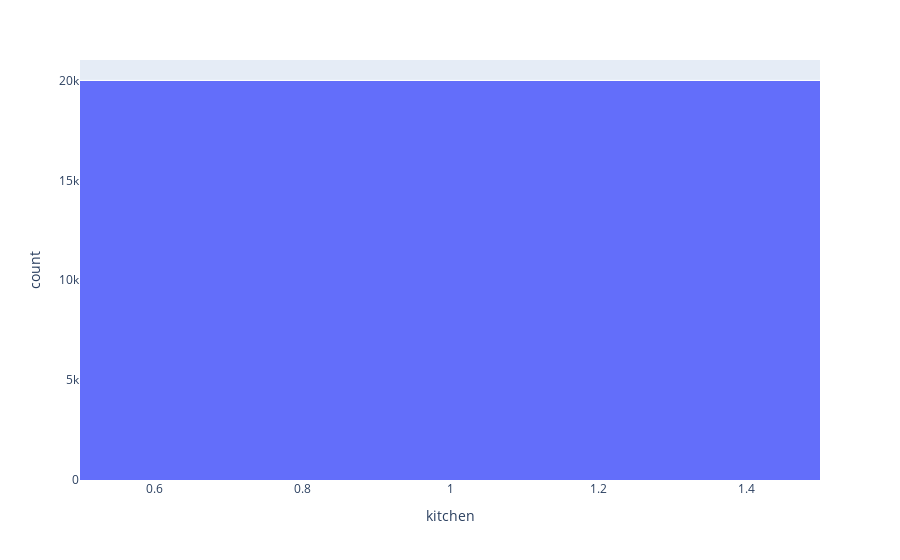

Notebook code cell kept with this figure:
### Code cell
distrubition = px.histogram(df, x="kitchen")
distrubition

### Figure 1 — Plotly figure (JSON) as saved in the notebook; plotly's stock layout.template omitted (floating-point values rounded to 4 significant figures; data arrays with more than 128 entries replaced by an {"elided": "..."} marker saying what was removed)
{"data": [{"alignmentgroup": "True", "bingroup": "x", "hovertemplate": "kitchen=%{x}<br>count=%{y}<extra></extra>", "legendgroup": "", "marker": {"color": "#636efa", "pattern": {"shape": ""}}, "name": "", "offsetgroup": "", "orientation": "v", "showlegend": false, "type": "histogram", "x": {"elided": "19971 int values"}, "xaxis": "x", "yaxis": "y"}], "layout": {"barmode": "relative", "legend": {"tracegroupgap": 0}, "margin": {"t": 60}, "xaxis": {"anchor": "y", "domain": [0, 1], "title": {"text": "kitchen"}}, "yaxis": {"anchor": "x", "domain": [0, 1], "title": {"text": "count"}}}}
